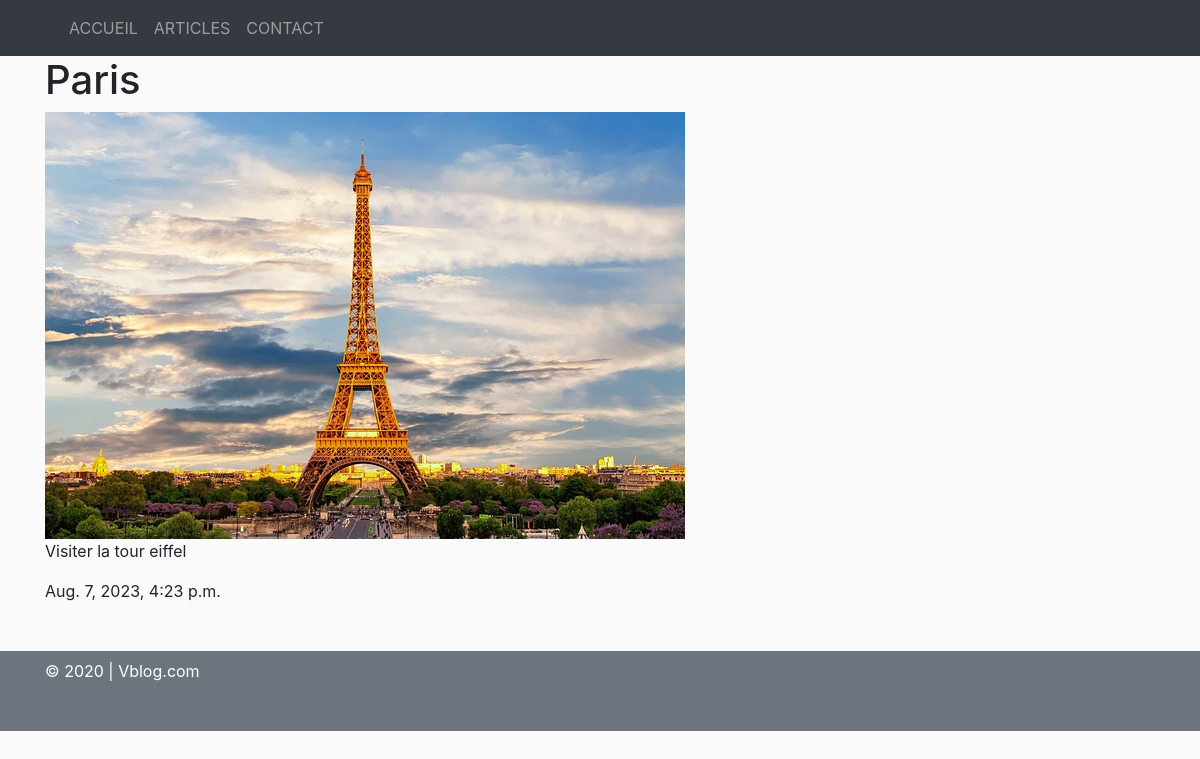
The page /articles/paris/ on the database its author committed.
### articles/models.py (models this page shows, shortened)
class Article(models.Model):
    titre = models.CharField(max_length=150)
    contenu = models.TextField()
    slug = models.SlugField(max_length=100)
    date_publication = models.DateTimeField(auto_now_add=True)
    image = models.ImageField(default='default.jpg')#Au cas où on n'a pas d'image il nous renvoie l'image par défaut

### articles/views.py (the view)
# urls.py: path('<slug:slug>/', views.article_view, name='article')
def article_view(request, slug):
    article = get_object_or_404(Article, slug=slug)
    return render(request, 'articles/detail.html', context={"article": article})

### articles/templates/articles/detail.html
{%  extends 'template_base.html' %}
{% block contenu %}
<div class="container">
    <h1>{{ article.titre }}</h1>
    <img src="{{ article.image.url }}" alt="{{ article.titre }}">
    <p>{{ article.contenu }}</p>
    <span>{{ article.date_publication }}</span>
</div>
{% endblock %}

### static/css/styles.css (style rules this page uses)
body { background-color: #FAFAFA; }

### rows shown on the page
Article: titre "Paris", image (picture), contenu "Visiter la tour eiffel", date_publication "Aug. 7, 2023, 4:23 p.m."
